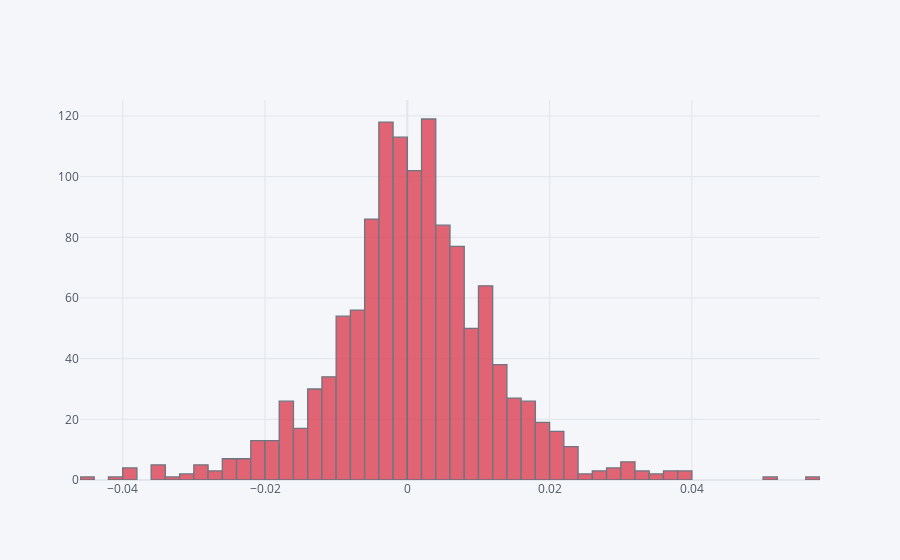

Notebook source saved alongside this figure:
### Code cell
stocks_dataFrame["Daily Return"].iplot(kind = "hist", color = "red")

### Figure 1 — Plotly figure (JSON) as saved in the notebook; plotly's stock layout.template omitted (floating-point values rounded to 4 significant figures; data arrays with more than 128 entries replaced by an {"elided": "..."} marker saying what was removed)
{"data": [{"histfunc": "count", "histnorm": "", "marker": {"color": "rgba(219, 64, 82, 1.0)", "line": {"color": "#4D5663", "width": 1.3}}, "name": "Daily Return", "opacity": 0.8, "orientation": "v", "type": "histogram", "x": {"elided": "1258 float values"}}], "layout": {"barmode": "overlay", "legend": {"bgcolor": "#F5F6F9", "font": {"color": "#4D5663"}}, "paper_bgcolor": "#F5F6F9", "plot_bgcolor": "#F5F6F9", "title": {"font": {"color": "#4D5663"}}, "xaxis": {"gridcolor": "#E1E5ED", "showgrid": true, "tickfont": {"color": "#4D5663"}, "title": {"font": {"color": "#4D5663"}, "text": ""}, "zerolinecolor": "#E1E5ED"}, "yaxis": {"gridcolor": "#E1E5ED", "showgrid": true, "tickfont": {"color": "#4D5663"}, "title": {"font": {"color": "#4D5663"}, "text": ""}, "zerolinecolor": "#E1E5ED"}}}
